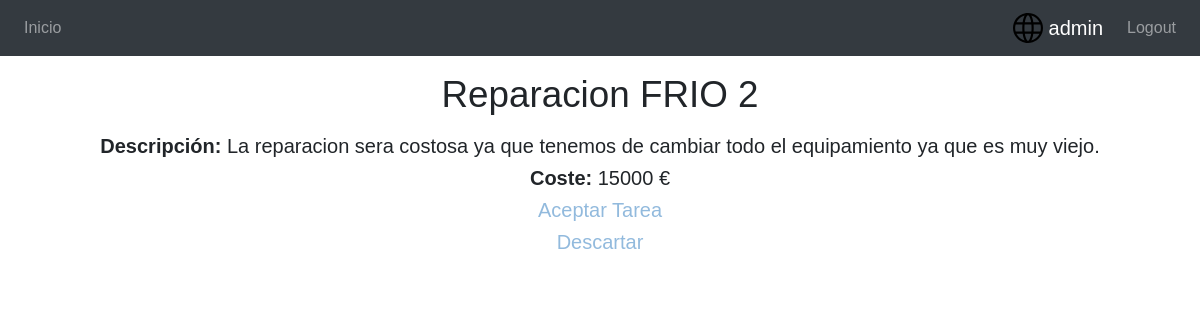
The page /application/formulari/1 (signed in) on the database its author committed.
### application/models.py (models this page shows, shortened)
class CEOf(models.Model):
    title = models.CharField(max_length=32)
    description = models.TextField(max_length=256)
    cost = models.IntegerField(blank="False")

### application/views.py (the view)
# urls.py: path('formulari/<int:pk>', CEOfDetailView.as_view(), name='formCEO_detail'),
class CEOfDetailView(LoginRequiredMixin,DetailView):
    template_name = 'details/CEOf_detail.html'
    model = CEOf
    def dispatch(self, request, *args, **kwargs):
        role = self.request.user.profile.role
        if role == 'admin' or role == 'CEO':
            return super(CEOfDetailView, self).dispatch(request, *args, **kwargs)
        else:
            raise PermissionDenied

### templates/details/CEOf_detail.html (shortened to what this page needs)
{% extends 'generic.html' %}
{% block informacio %}
    {% if user.profile.role == 'CEO' or user.profile.role == 'admin' %}
        <div class="container" align="center">
            <h1><strong>{{ ceof.title}}</strong></h1>
            <h5><strong> Descripción: </strong> {{ ceof.description }}</h5>
            <h5><strong> Coste: </strong> {{ ceof.cost }} €</h5>
            <div >
                <h5><a href="#">Aceptar Tarea</a></h5>
            <h5><a href="{% url 'CEOf_delete' ceof.pk %}">Descartar</a></h5>
            </div>
            </div>
    {% else %}
        <h1>ERROR 403 - SIN PERMISOS</h1>
    {% endif%}
{% endblock %}

### templates/generic.html (shortened to what this page needs)
<!DOCTYPE html>
<html lang="en">
<head>
    <link rel="stylesheet" href="https://maxcdn.bootstrapcdn.com/bootstrap/4.3.1/css/bootstrap.min.css">
     {% load static %}
    <link rel="stylesheet" href="{% static '/css/start_page.css' %}">
</head>
<body>
    <div>
        <div>
            {% block content %}
                {% block register %}
                     {% if user.is_authenticated %}
                                {% block nav %}
                                        <nav class="navbar navbar-expand-lg navbar-dark bg-dark">
                                            <div class="collapse navbar-collapse" id="navbarSupportedContent">
                                                <ul class="navbar-nav mr-auto">
                                                        <li class="nav-item">
                                                        <a class=" nav-link" href="{% url 'homepage' %}"> Inicio</a>
                                                        </li>
                                                </ul>
                                                <ul class="navbar-nav margin-right: auto">
                                                       <li class="nav-item active" >
                                                    <a class="navbar-brand" href="#"><img src="{% static '/icon/world-wide-web.svg' %}" width="30" height="30" class="d-inline-block align-top" alt=""> {{ user.username }}</a>
                                                        </li>
                                                        <li class="nav-item">
                                                    <a class=" nav-link" href="{% url 'logout' %}"> Logout</a>
                                                        </li>
                                                </ul>
                                            </div>
                                        </nav>
                                {% endblock %}
                                {% block informacio %}{% endblock %}
                         {% endif %}
                {% endblock %}
            {% endblock %}
         </div>
    </div>
</body>
</html>

### application/static/css/start_page.css (style rules this page uses)
html { background-color: #56baed; }
body { font-family: "Poppins", sans-serif; height: 100vh; }
a { color: #92badd; display:inline-block; text-decoration: none; font-weight: 400; }
h1 { font-size: 2.3em; line-height: 1.3em; margin: 15px 0; text-align: center; font-weight: 300; }

### rows shown on the page
CEOf: title "Reparacion FRIO 2", description "La reparacion sera costosa ya que tenemos de cambiar todo el equipamiento ya que es muy viejo.", cost "15000"

### other values the page prints
{{ user.username }} "admin"
